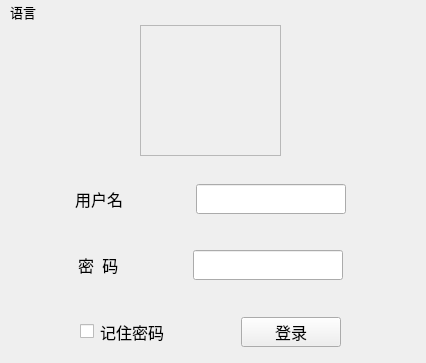
<?xml version="1.0" encoding="UTF-8"?>
<ui version="4.0">
 <class>MainWindow</class>
 <widget class="QMainWindow" name="MainWindow">
  <property name="geometry">
   <rect>
    <x>0</x>
    <y>0</y>
    <width>426</width>
    <height>363</height>
   </rect>
  </property>
  <property name="minimumSize">
   <size>
    <width>0</width>
    <height>0</height>
   </size>
  </property>
  <property name="font">
   <font>
    <family>Arial</family>
    <pointsize>12</pointsize>
   </font>
  </property>
  <property name="windowTitle">
   <string>MainWindow</string>
  </property>
  <property name="styleSheet">
   <string notr="true">border-top-color: qlineargradient(spread:pad, x1:0, y1:0, x2:1, y2:0, stop:0 rgba(0, 0, 0, 255), stop:1 rgba(255, 255, 255, 255));</string>
  </property>
  <widget class="QWidget" name="centralwidget">
   <property name="font">
    <font>
     <family>Arial</family>
     <pointsize>12</pointsize>
    </font>
   </property>
   <property name="autoFillBackground">
    <bool>false</bool>
   </property>
   <widget class="QFrame" name="frame">
    <property name="geometry">
     <rect>
      <x>140</x>
      <y>0</y>
      <width>141</width>
      <height>131</height>
     </rect>
    </property>
    <property name="styleSheet">
     <string notr="true">border-image: url(:/img/OIP-C.jfif);</string>
    </property>
    <property name="frameShape">
     <enum>QFrame::StyledPanel</enum>
    </property>
    <property name="frameShadow">
     <enum>QFrame::Raised</enum>
    </property>
   </widget>
   <widget class="QWidget" name="login_widget" native="true">
    <property name="geometry">
     <rect>
      <x>0</x>
      <y>150</y>
      <width>421</width>
      <height>181</height>
     </rect>
    </property>
    <property name="styleSheet">
     <string notr="true"/>
    </property>
    <layout class="QGridLayout" name="gridLayout_3">
     <item row="3" column="0" colspan="2">
      <widget class="QWidget" name="loginWidget" native="true">
       <layout class="QGridLayout" name="gridLayout_4">
        <item row="1" column="1">
         <widget class="QCheckBox" name="rememberPasswordCheckBox">
          <property name="font">
           <font>
            <family>宋体</family>
            <pointsize>12</pointsize>
           </font>
          </property>
          <property name="text">
           <string>记住密码</string>
          </property>
         </widget>
        </item>
        <item row="1" column="0">
         <spacer name="horizontalSpacer_7">
          <property name="orientation">
           <enum>Qt::Horizontal</enum>
          </property>
          <property name="sizeHint" stdset="0">
           <size>
            <width>40</width>
            <height>20</height>
           </size>
          </property>
         </spacer>
        </item>
        <item row="1" column="3">
         <widget class="QPushButton" name="loginPushButton">
          <property name="minimumSize">
           <size>
            <width>100</width>
            <height>30</height>
           </size>
          </property>
          <property name="maximumSize">
           <size>
            <width>100</width>
            <height>30</height>
           </size>
          </property>
          <property name="font">
           <font>
            <family>宋体</family>
            <pointsize>12</pointsize>
           </font>
          </property>
          <property name="autoFillBackground">
           <bool>false</bool>
          </property>
          <property name="styleSheet">
           <string notr="true">#frame{
	border-image: url(:/img/radar.jpg);
}</string>
          </property>
          <property name="text">
           <string>登录</string>
          </property>
         </widget>
        </item>
        <item row="1" column="2">
         <spacer name="horizontalSpacer_8">
          <property name="orientation">
           <enum>Qt::Horizontal</enum>
          </property>
          <property name="sizeHint" stdset="0">
           <size>
            <width>40</width>
            <height>20</height>
           </size>
          </property>
         </spacer>
        </item>
        <item row="1" column="4">
         <spacer name="horizontalSpacer_9">
          <property name="orientation">
           <enum>Qt::Horizontal</enum>
          </property>
          <property name="sizeHint" stdset="0">
           <size>
            <width>40</width>
            <height>20</height>
           </size>
          </property>
         </spacer>
        </item>
       </layout>
      </widget>
     </item>
     <item row="1" column="0" rowspan="2" colspan="2">
      <widget class="QWidget" name="passwordWidget" native="true">
       <layout class="QGridLayout" name="gridLayout_2">
        <item row="0" column="4">
         <spacer name="horizontalSpacer_6">
          <property name="orientation">
           <enum>Qt::Horizontal</enum>
          </property>
          <property name="sizeHint" stdset="0">
           <size>
            <width>40</width>
            <height>20</height>
           </size>
          </property>
         </spacer>
        </item>
        <item row="0" column="0">
         <spacer name="horizontalSpacer_5">
          <property name="orientation">
           <enum>Qt::Horizontal</enum>
          </property>
          <property name="sizeHint" stdset="0">
           <size>
            <width>40</width>
            <height>20</height>
           </size>
          </property>
         </spacer>
        </item>
        <item row="0" column="2">
         <spacer name="horizontalSpacer_2">
          <property name="orientation">
           <enum>Qt::Horizontal</enum>
          </property>
          <property name="sizeHint" stdset="0">
           <size>
            <width>40</width>
            <height>20</height>
           </size>
          </property>
         </spacer>
        </item>
        <item row="0" column="3">
         <widget class="QLineEdit" name="passwordLineEdit">
          <property name="minimumSize">
           <size>
            <width>150</width>
            <height>30</height>
           </size>
          </property>
          <property name="maximumSize">
           <size>
            <width>150</width>
            <height>30</height>
           </size>
          </property>
          <property name="font">
           <font>
            <family>Arial</family>
            <pointsize>12</pointsize>
           </font>
          </property>
          <property name="maxLength">
           <number>6</number>
          </property>
          <property name="frame">
           <bool>true</bool>
          </property>
         </widget>
        </item>
        <item row="0" column="1">
         <widget class="QLabel" name="passwordLabel">
          <property name="font">
           <font>
            <family>宋体</family>
            <pointsize>12</pointsize>
           </font>
          </property>
          <property name="text">
           <string>密  码</string>
          </property>
          <property name="textFormat">
           <enum>Qt::AutoText</enum>
          </property>
         </widget>
        </item>
       </layout>
      </widget>
     </item>
     <item row="0" column="0" colspan="2">
      <widget class="QWidget" name="usernameWidget" native="true">
       <property name="styleSheet">
        <string notr="true">#frame{
border-image: url(:/img/radar.jpg);
}</string>
       </property>
       <layout class="QGridLayout" name="gridLayout">
        <item row="0" column="0">
         <spacer name="horizontalSpacer_3">
          <property name="orientation">
           <enum>Qt::Horizontal</enum>
          </property>
          <property name="sizeHint" stdset="0">
           <size>
            <width>40</width>
            <height>20</height>
           </size>
          </property>
         </spacer>
        </item>
        <item row="0" column="3">
         <widget class="QLineEdit" name="usernameLineEdit">
          <property name="minimumSize">
           <size>
            <width>150</width>
            <height>30</height>
           </size>
          </property>
          <property name="maximumSize">
           <size>
            <width>150</width>
            <height>30</height>
           </size>
          </property>
          <property name="font">
           <font>
            <family>Arial</family>
            <pointsize>12</pointsize>
           </font>
          </property>
          <property name="layoutDirection">
           <enum>Qt::LeftToRight</enum>
          </property>
          <property name="styleSheet">
           <string notr="true"/>
          </property>
          <property name="maxLength">
           <number>32</number>
          </property>
          <property name="echoMode">
           <enum>QLineEdit::Normal</enum>
          </property>
         </widget>
        </item>
        <item row="0" column="2">
         <spacer name="horizontalSpacer">
          <property name="orientation">
           <enum>Qt::Horizontal</enum>
          </property>
          <property name="sizeHint" stdset="0">
           <size>
            <width>40</width>
            <height>20</height>
           </size>
          </property>
         </spacer>
        </item>
        <item row="0" column="1">
         <widget class="QLabel" name="usernameLabel">
          <property name="font">
           <font>
            <family>宋体</family>
            <pointsize>12</pointsize>
           </font>
          </property>
          <property name="text">
           <string>用户名</string>
          </property>
          <property name="textFormat">
           <enum>Qt::AutoText</enum>
          </property>
         </widget>
        </item>
        <item row="0" column="4">
         <spacer name="horizontalSpacer_4">
          <property name="orientation">
           <enum>Qt::Horizontal</enum>
          </property>
          <property name="sizeHint" stdset="0">
           <size>
            <width>40</width>
            <height>20</height>
           </size>
          </property>
         </spacer>
        </item>
       </layout>
      </widget>
     </item>
    </layout>
   </widget>
  </widget>
  <widget class="QMenuBar" name="menubar">
   <property name="geometry">
    <rect>
     <x>0</x>
     <y>0</y>
     <width>426</width>
     <height>22</height>
    </rect>
   </property>
   <property name="font">
    <font>
     <pointsize>10</pointsize>
    </font>
   </property>
   <widget class="QMenu" name="menu">
    <property name="title">
     <string>语言</string>
    </property>
    <addaction name="separator"/>
    <addaction name="actionch"/>
    <addaction name="separator"/>
    <addaction name="actionen"/>
   </widget>
   <addaction name="menu"/>
  </widget>
  <action name="actionch">
   <property name="text">
    <string>中文</string>
   </property>
  </action>
  <action name="actionen">
   <property name="text">
    <string>English</string>
   </property>
  </action>
 </widget>
 <resources/>
 <connections/>
</ui>
